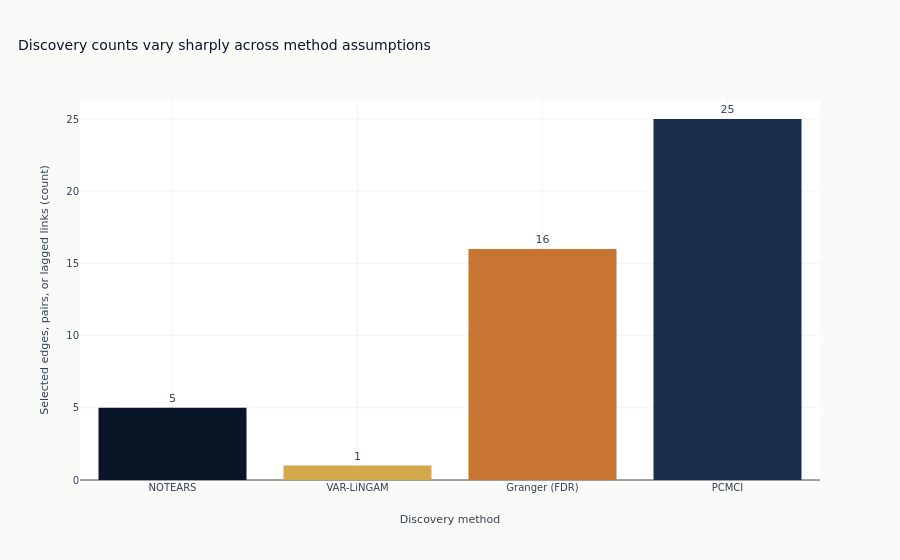

Notebook code for this chart:
### Markdown cell above
The counts are not directly interchangeable: NOTEARS reports contemporaneous edges,
VAR-LiNGAM reports lagged structural edges, Granger reports directed pairs, and PCMCI
reports source-target-lag links. Their spread nevertheless shows how conclusions depend
on the estimand and identifying assumptions.

### Code cell
fig_counts = go.Figure(
    go.Bar(
        x=summary_df["Method"],
        y=summary_df["Edges_Found"],
        marker_color=[COLORS["blue"], COLORS["amber"], COLORS["copper"], COLORS["slate"]],
        text=summary_df["Edges_Found"],
        textposition="outside",
        hovertemplate="%{x}: %{y}<extra></extra>",
    )
)
fig_counts.update_layout(
    title=dict(
        text="Discovery counts vary sharply across method assumptions",
        x=0.02,
        xanchor="left",
    ),
    xaxis_title="Discovery method",
    yaxis_title="Selected edges, pairs, or lagged links (count)",
    showlegend=False,
)
fig_counts.update_yaxes(rangemode="tozero")
fig_counts.show()

### Figure 1 — Plotly figure (JSON) as saved in the notebook; plotly's stock layout.template omitted (floating-point values rounded to 4 significant figures)
{"data": [{"hovertemplate": "%{x}: %{y}<extra></extra>", "marker": {"color": ["#0a1628", "#D4A84B", "#C87533", "#1a2d4a"]}, "text": [5.0, 1.0, 16.0, 25.0], "textposition": "outside", "type": "bar", "x": ["NOTEARS", "VAR-LiNGAM", "Granger (FDR)", "PCMCI"], "y": [5, 1, 16, 25]}], "layout": {"showlegend": false, "title": {"text": "Discovery counts vary sharply across method assumptions", "x": 0.02, "xanchor": "left"}, "xaxis": {"title": {"text": "Discovery method"}}, "yaxis": {"rangemode": "tozero", "title": {"text": "Selected edges, pairs, or lagged links (count)"}}}}
